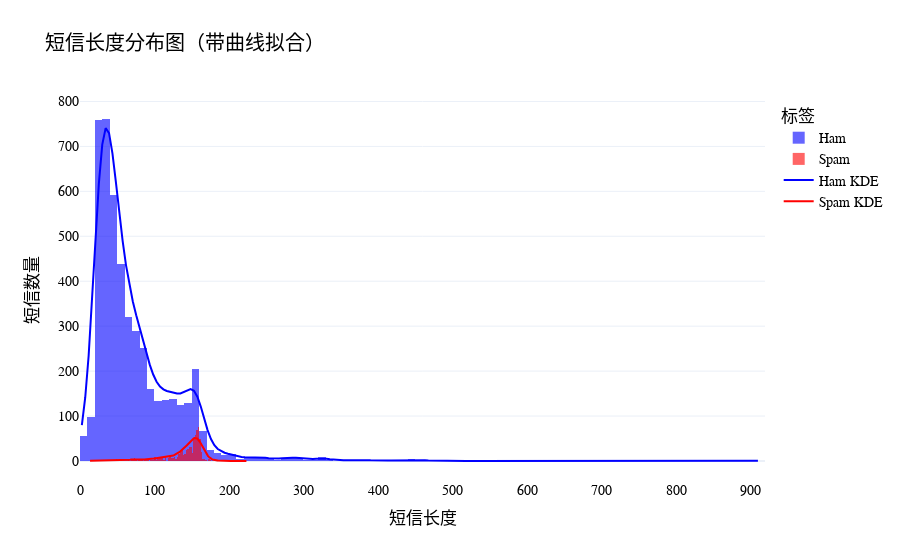

The notebook cell this image was saved under:
### Code cell
# 添加短信长度列
data['message_length'] = data['message'].apply(len)

# 拆分数据
ham_lengths = data[data['label'] == 'ham']['message_length']
spam_lengths = data[data['label'] == 'spam']['message_length']

# 绘制直方图
fig = go.Figure()

# 添加 Ham 类别的直方图
fig.add_trace(go.Histogram(
    x=ham_lengths,
    name='Ham',
    marker_color='blue',
    opacity=0.6,
    nbinsx=160  # 分箱数量
))

# 添加 Spam 类别的直方图
fig.add_trace(go.Histogram(
    x=spam_lengths,
    name='Spam',
    marker_color='red',
    opacity=0.6,
    nbinsx=160  # 分箱数量
))

# KDE 曲线拟合
# 对 Ham 类别计算密度估计
ham_kde = gaussian_kde(ham_lengths)
x_ham = np.linspace(min(ham_lengths), max(ham_lengths), 200)
y_ham = ham_kde(x_ham)

# 添加 Ham KDE 曲线
fig.add_trace(go.Scatter(
    x=x_ham,
    y=y_ham * len(ham_lengths) * (max(ham_lengths) - min(ham_lengths)) / 80,  # 调整高度匹配直方图
    mode='lines',
    line=dict(color='blue', width=2),
    name='Ham KDE'
))

# 对 Spam 类别计算密度估计
spam_kde = gaussian_kde(spam_lengths)
x_spam = np.linspace(min(spam_lengths), max(spam_lengths), 200)
y_spam = spam_kde(x_spam)

# 添加 Spam KDE 曲线
fig.add_trace(go.Scatter(
    x=x_spam,
    y=y_spam * len(spam_lengths) * (max(spam_lengths) - min(spam_lengths)) / 80,  # 调整高度匹配直方图
    mode='lines',
    line=dict(color='red', width=2),
    name='Spam KDE'
))

# 更新布局
fig.update_layout(
    title='短信长度分布图（带曲线拟合）',
    xaxis_title='短信长度',
    yaxis_title='短信数量',
    legend_title='标签',
    barmode='overlay',  # 重叠模式，便于比较
    font=dict(
        family='Arial, sans-serif',
        size=14,
        color='black'
    ),
    template='plotly_white'
)

# 显示图表
fig.show()

### Figure 1 — Plotly figure (JSON) as saved in the notebook; plotly's stock layout.template omitted (floating-point values rounded to 4 significant figures; data arrays with more than 128 entries replaced by an {"elided": "..."} marker saying what was removed)
{"data": [{"marker": {"color": "blue"}, "name": "Ham", "nbinsx": 160, "opacity": 0.6, "x": {"elided": "4825 int values"}, "type": "histogram"}, {"marker": {"color": "red"}, "name": "Spam", "nbinsx": 160, "opacity": 0.6, "x": {"elided": "747 int values"}, "type": "histogram"}, {"line": {"color": "blue", "width": 2}, "mode": "lines", "name": "Ham KDE", "x": {"elided": "200 float values"}, "y": {"elided": "200 float values"}, "type": "scatter"}, {"line": {"color": "red", "width": 2}, "mode": "lines", "name": "Spam KDE", "x": {"elided": "200 float values"}, "y": {"elided": "200 float values"}, "type": "scatter"}], "layout": {"font": {"family": "Arial, sans-serif", "size": 14, "color": "black"}, "title": {"text": "短信长度分布图（带曲线拟合）"}, "xaxis": {"title": {"text": "短信长度"}}, "yaxis": {"title": {"text": "短信数量"}}, "legend": {"title": {"text": "标签"}}, "barmode": "overlay"}}
